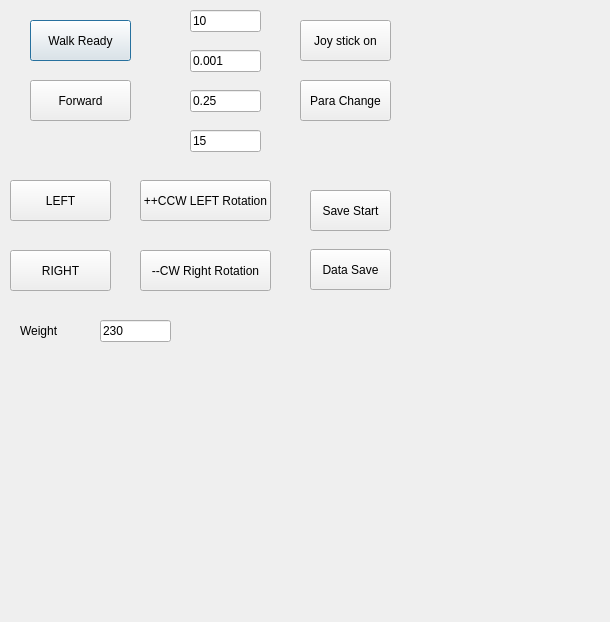
<?xml version="1.0" encoding="UTF-8"?>
<ui version="4.0">
 <class>MPCWalkingDialog</class>
 <widget class="QDialog" name="MPCWalkingDialog">
  <property name="geometry">
   <rect>
    <x>0</x>
    <y>0</y>
    <width>610</width>
    <height>622</height>
   </rect>
  </property>
  <property name="windowTitle">
   <string>Dialog</string>
  </property>
  <widget class="QPushButton" name="BTN_Walk_Ready">
   <property name="geometry">
    <rect>
     <x>30</x>
     <y>20</y>
     <width>101</width>
     <height>41</height>
    </rect>
   </property>
   <property name="text">
    <string>Walk Ready</string>
   </property>
  </widget>
  <widget class="QPushButton" name="BTN_FORWARD">
   <property name="geometry">
    <rect>
     <x>30</x>
     <y>80</y>
     <width>101</width>
     <height>41</height>
    </rect>
   </property>
   <property name="text">
    <string>Forward</string>
   </property>
  </widget>
  <widget class="QPushButton" name="BTN_SAVE_START">
   <property name="geometry">
    <rect>
     <x>310</x>
     <y>190</y>
     <width>81</width>
     <height>41</height>
    </rect>
   </property>
   <property name="text">
    <string>Save Start</string>
   </property>
  </widget>
  <widget class="QPushButton" name="BTN_DATA_SAVE">
   <property name="geometry">
    <rect>
     <x>310</x>
     <y>249</y>
     <width>81</width>
     <height>41</height>
    </rect>
   </property>
   <property name="text">
    <string>Data Save</string>
   </property>
  </widget>
  <widget class="QPushButton" name="BTN_CCW">
   <property name="geometry">
    <rect>
     <x>140</x>
     <y>180</y>
     <width>131</width>
     <height>41</height>
    </rect>
   </property>
   <property name="text">
    <string>++CCW LEFT Rotation</string>
   </property>
  </widget>
  <widget class="QPushButton" name="BTN_CW">
   <property name="geometry">
    <rect>
     <x>140</x>
     <y>250</y>
     <width>131</width>
     <height>41</height>
    </rect>
   </property>
   <property name="text">
    <string>--CW Right Rotation</string>
   </property>
  </widget>
  <widget class="QPushButton" name="BTN_LEFT">
   <property name="geometry">
    <rect>
     <x>10</x>
     <y>180</y>
     <width>101</width>
     <height>41</height>
    </rect>
   </property>
   <property name="text">
    <string>LEFT</string>
   </property>
  </widget>
  <widget class="QPushButton" name="BTN_RIGHT">
   <property name="geometry">
    <rect>
     <x>10</x>
     <y>250</y>
     <width>101</width>
     <height>41</height>
    </rect>
   </property>
   <property name="text">
    <string>RIGHT</string>
   </property>
  </widget>
  <widget class="QLineEdit" name="LE_STEP_NUM">
   <property name="geometry">
    <rect>
     <x>190</x>
     <y>10</y>
     <width>71</width>
     <height>22</height>
    </rect>
   </property>
   <property name="text">
    <string>10</string>
   </property>
  </widget>
  <widget class="QLineEdit" name="LE_STEP_LENGTH">
   <property name="geometry">
    <rect>
     <x>190</x>
     <y>50</y>
     <width>71</width>
     <height>22</height>
    </rect>
   </property>
   <property name="text">
    <string>0.001</string>
   </property>
  </widget>
  <widget class="QLineEdit" name="LE_STEP_ANGLE">
   <property name="geometry">
    <rect>
     <x>190</x>
     <y>130</y>
     <width>71</width>
     <height>22</height>
    </rect>
   </property>
   <property name="text">
    <string>15</string>
   </property>
  </widget>
  <widget class="QLineEdit" name="LE_STEP_OFFSET">
   <property name="geometry">
    <rect>
     <x>190</x>
     <y>90</y>
     <width>71</width>
     <height>22</height>
    </rect>
   </property>
   <property name="text">
    <string>0.25</string>
   </property>
  </widget>
  <widget class="QPushButton" name="pushButton_8">
   <property name="geometry">
    <rect>
     <x>300</x>
     <y>20</y>
     <width>91</width>
     <height>41</height>
    </rect>
   </property>
   <property name="text">
    <string>Joy stick on</string>
   </property>
  </widget>
  <widget class="QPushButton" name="pushButton_9">
   <property name="geometry">
    <rect>
     <x>300</x>
     <y>80</y>
     <width>91</width>
     <height>41</height>
    </rect>
   </property>
   <property name="text">
    <string>Para Change</string>
   </property>
  </widget>
  <widget class="QLineEdit" name="LE_WEIGHT">
   <property name="geometry">
    <rect>
     <x>100</x>
     <y>320</y>
     <width>71</width>
     <height>22</height>
    </rect>
   </property>
   <property name="text">
    <string>230</string>
   </property>
  </widget>
  <widget class="QLabel" name="Weight">
   <property name="geometry">
    <rect>
     <x>20</x>
     <y>320</y>
     <width>61</width>
     <height>21</height>
    </rect>
   </property>
   <property name="text">
    <string>Weight</string>
   </property>
  </widget>
 </widget>
 <resources/>
 <connections/>
</ui>
